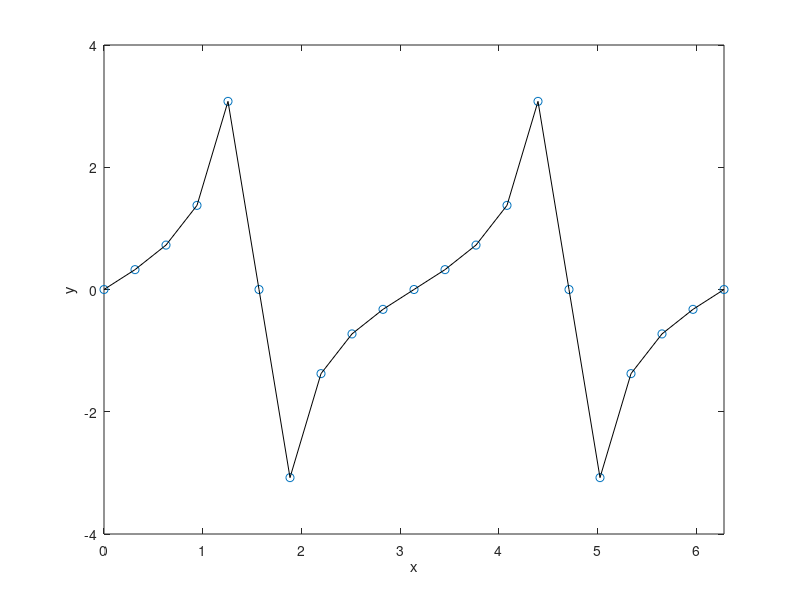

MATLAB code to generate this figure:
function y = mytan_var(varargin)
% function file for y = tan(x) with flexible inputs

% if x is provided as inputs, use x
if nargin == 1
    x = varargin{1};

% if x is NOT provided as inputs, use a default value
else
    x = 0:pi/10:2*pi;
end

n = length(x);
y = zeros(1,n);

for k = 1:n
    if (x(k)~= pi/2) & (x(k)~= 3*pi/2)
        y(k) = tan(x(k));
    else
        y(k) = 0;
    end
end




figure;
plot(x,y,'o');
hold on;
plot(x,y,'k');
xlim([0,max(x)]);
xlabel('x');
ylabel('y');